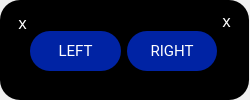
<?xml version="1.0" encoding="UTF-8"?>
<ui version="4.0">
 <class>Option</class>
 <widget class="QDialog" name="Option">
  <property name="geometry">
   <rect>
    <x>0</x>
    <y>0</y>
    <width>250</width>
    <height>100</height>
   </rect>
  </property>
  <property name="sizePolicy">
   <sizepolicy hsizetype="Fixed" vsizetype="Fixed">
    <horstretch>0</horstretch>
    <verstretch>0</verstretch>
   </sizepolicy>
  </property>
  <property name="minimumSize">
   <size>
    <width>250</width>
    <height>100</height>
   </size>
  </property>
  <property name="maximumSize">
   <size>
    <width>250</width>
    <height>100</height>
   </size>
  </property>
  <property name="cursor">
   <cursorShape>ArrowCursor</cursorShape>
  </property>
  <property name="windowTitle">
   <string>Option</string>
  </property>
  <property name="windowIcon">
   <iconset>
    <normaloff>icon.png</normaloff>icon.png</iconset>
  </property>
  <property name="statusTip">
   <string/>
  </property>
  <property name="styleSheet">
   <string notr="true"/>
  </property>
  <widget class="QLabel" name="bg">
   <property name="enabled">
    <bool>true</bool>
   </property>
   <property name="geometry">
    <rect>
     <x>0</x>
     <y>0</y>
     <width>249</width>
     <height>100</height>
    </rect>
   </property>
   <property name="styleSheet">
    <string notr="true">background:rgb(0,0,0);
border:0px solid black;
border-radius: 20%;</string>
   </property>
   <property name="text">
    <string/>
   </property>
   <property name="alignment">
    <set>Qt::AlignCenter</set>
   </property>
  </widget>
  <widget class="QPushButton" name="unix_close">
   <property name="geometry">
    <rect>
     <x>6</x>
     <y>6</y>
     <width>33</width>
     <height>33</height>
    </rect>
   </property>
   <property name="font">
    <font>
     <family>CommercialPi BT</family>
     <pointsize>12</pointsize>
    </font>
   </property>
   <property name="styleSheet">
    <string notr="true">QPushButton{
	color: white;
	background-color: transparent;
	border: 0px solid white;
	border-radius: 15px;
}

QPushButton::hover{
	background-color: #1a1a1a;
}

QPushButton::pressed{
	background-color: #353534;
}</string>
   </property>
   <property name="text">
    <string>x</string>
   </property>
  </widget>
  <widget class="QWidget" name="gridLayoutWidget">
   <property name="geometry">
    <rect>
     <x>30</x>
     <y>0</y>
     <width>187</width>
     <height>103</height>
    </rect>
   </property>
   <layout class="QGridLayout" name="gridLayout">
    <item row="0" column="0">
     <widget class="QPushButton" name="left">
      <property name="minimumSize">
       <size>
        <width>40</width>
        <height>40</height>
       </size>
      </property>
      <property name="maximumSize">
       <size>
        <width>100</width>
        <height>40</height>
       </size>
      </property>
      <property name="font">
       <font>
        <family>Roboto</family>
        <pointsize>11</pointsize>
       </font>
      </property>
      <property name="toolTip">
       <string extracomment="New">New | Ctrl + N</string>
      </property>
      <property name="toolTipDuration">
       <number>-1</number>
      </property>
      <property name="statusTip">
       <string/>
      </property>
      <property name="whatsThis">
       <string/>
      </property>
      <property name="styleSheet">
       <string notr="true">QPushButton{
	color: white;
	background-color: #0023a4;
	border: 0px solid white;
	border-radius:20px;
	padding: 5px;
}

QPushButton::hover{
	background-color: #0C75E8;
}

QPushButton::pressed{
	border: 2px solid #94ff94;
	background-color: #0d242e;
}</string>
      </property>
      <property name="text">
       <string>LEFT</string>
      </property>
     </widget>
    </item>
    <item row="0" column="1">
     <widget class="QPushButton" name="right">
      <property name="minimumSize">
       <size>
        <width>40</width>
        <height>40</height>
       </size>
      </property>
      <property name="maximumSize">
       <size>
        <width>100</width>
        <height>40</height>
       </size>
      </property>
      <property name="font">
       <font>
        <family>Roboto</family>
        <pointsize>11</pointsize>
       </font>
      </property>
      <property name="toolTip">
       <string extracomment="New">New | Ctrl + N</string>
      </property>
      <property name="toolTipDuration">
       <number>-1</number>
      </property>
      <property name="statusTip">
       <string/>
      </property>
      <property name="whatsThis">
       <string/>
      </property>
      <property name="styleSheet">
       <string notr="true">QPushButton{
	color: white;
	background-color: #0023a4;
	border: 0px solid white;
	border-radius:20px;
	padding: 5px;
}

QPushButton::hover{
	background-color: #0C75E8;
}

QPushButton::pressed{
	border: 2px solid #94ff94;
	background-color: #0d242e;
}</string>
      </property>
      <property name="text">
       <string>RIGHT</string>
      </property>
     </widget>
    </item>
   </layout>
  </widget>
  <widget class="QPushButton" name="win_close">
   <property name="geometry">
    <rect>
     <x>210</x>
     <y>4</y>
     <width>33</width>
     <height>33</height>
    </rect>
   </property>
   <property name="font">
    <font>
     <family>CommercialPi BT</family>
     <pointsize>12</pointsize>
    </font>
   </property>
   <property name="styleSheet">
    <string notr="true">QPushButton{
	color: white;
	background-color: transparent;
	border: 0px solid white;
	border-radius: 15px;
}

QPushButton::hover{
	background-color: #1a1a1a;
}

QPushButton::pressed{
	background-color: #353534;
}</string>
   </property>
   <property name="text">
    <string>x</string>
   </property>
  </widget>
  <zorder>bg</zorder>
  <zorder>gridLayoutWidget</zorder>
  <zorder>unix_close</zorder>
  <zorder>win_close</zorder>
 </widget>
 <resources/>
 <connections/>
</ui>
